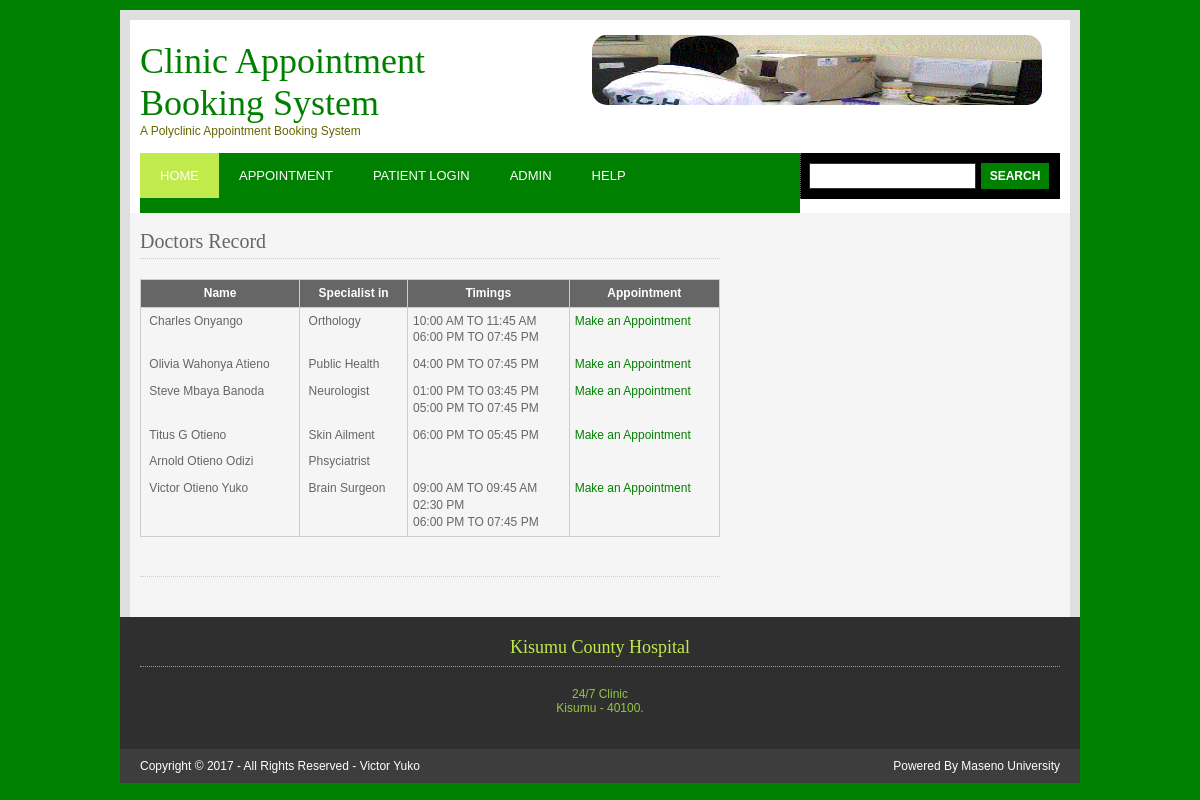
/appointment.php, run on the app's committed database.
### tables this page shows
CREATE TABLE IF NOT EXISTS `doctor` (
  `docid` bigint(4) NOT NULL AUTO_INCREMENT,
  `doctorname` varchar(50) NOT NULL,
  `quali` varchar(50) NOT NULL,
  `specialistin` varchar(50) NOT NULL,
  `contactno` varchar(20) NOT NULL,
  `emailid` varchar(50) NOT NULL,
  `biodata` text NOT NULL,
  `password` varchar(25) NOT NULL,
  PRIMARY KEY (`docid`)
);

CREATE TABLE IF NOT EXISTS `timings` (
  `docid` bigint(4) DEFAULT NULL,
  `timings` text NOT NULL,
  `fromtime` time DEFAULT NULL,
  `totime` time DEFAULT NULL,
  `session` varchar(25) DEFAULT NULL,
  `tstatus` varchar(25) DEFAULT NULL,
  KEY `docid` (`docid`)
);

### appointment.php (the view, shortened to what this page needs)
<?php
include("header.php");
include("dbconnection.php");
?>
<?php include("menu.php"); ?>
<div id="container">
  <div class="wrapper">
    <div id="content">
      <h2>Doctors Record</h2>
      <table summary="Summary Here" cellpadding="0" cellspacing="0">
        <thead>
          <tr>
            <th>Name</th>
            <th>Specialist in</th>
            <th>Timings</th>
            <th>Appointment</th>
          </tr>
        </thead>
        <tbody>
            <?php
			$result = $con->query("SELECT * FROM doctor");
while($row = mysqli_fetch_array($result))
  {
	echo "<tr>";
    echo "<td> &nbsp;".$row['doctorname']."</td>";
    echo "<td> &nbsp;".$row['specialistin']."</td>";
	echo "<td>";
	$resDapp = $con->query("SELECT * FROM timings WHERE docid='$row[docid]'");
while($row12 = mysqli_fetch_array($resDapp))
  			{
			 $timrec = $row12["timings"];
$wordChunks = explode(" ", $timrec);
for($i = 0; $i < count($wordChunks); $i++)
{
$time[$i] = $wordChunks[$i] ;
}
for($j = 0; $j < $i; $j++)
{
if($time[$j] == "09:00" || $time[$j] == "09:15" || $time[$j] == "09:30" || $time[$j] == "09:45" || $time[$j] == "10:00" || $time[$j] == "10:15" || $time[$j] == "10:30" || $time[$j] == "10:45" || $time[$j] == "11:00" || $time[$j] == "11:15" || $time[$j] == "11:30" || $time[$j] == "11:45")
{
	echo $time[$j]. " AM TO ";
	break;
}
}
for($j = $i; $j >= 0; $j--)
{
if($time[$j] == "11:45" || $time[$j] == "11:30" || $time[$j] == "11:15" || $time[$j] == "11:00" || $time[$j] == "10:45" || $time[$j] == "10:30" || $time[$j] == "10:15" || $time[$j] == "10:00" || $time[$j] == "09:45" || $time[$j] == "09:30" || $time[$j] == "09:15" || $time[$j] == "09:00")
{
	echo $time[$j]. " AM<br>";
	break;
}
}
for($j = 0; $j < $i; $j++)
{
if($time[$j] == "12:00" || $time[$j] == "12:15" || $time[$j] == "12:30" || $time[$j] == "12:45" || $time[$j] == "01:00" || $time[$j] == "01:15" || $time[$j] == "01:30" || $time[$j] == "01:45" || $time[$j] == "02:00" || $time[$j] == "02:15" || $time[$j] == "02:30" || $time[$j] == "02:45" || $time[$j] == "03:00" || $time[$j] == "03:15" || $time[$j] == "03:30" || $time[$j] == "03:45")
{
	echo $time[$j]. " PM TO ";
	break;
}
}
for($j = $i; $j >= 0; $j--)
{
if($time[$j] == "03:45" || $time[$j] == "03:30" || $time[$j] == "03:15" || $time[$j] == "03:00" || $time[$j] == "02:45" || $time[$j] == "02:30" || $time[$j] == "02:15" || $time[$j] == "02:00" || $time[$j] == "01:45" || $time[$j] == "01:30" || $time[$j] == "01:15" || $time[$j] == "01:00" || $time[$j] == "12:45" || $time[$j] == "12:30" || $time[$j] == "12:15" || $time[$j] == "12:00")
{
	echo $time[$j]. " PM<br>";
	break;
}
}
for($j = 0; $j < $i; $j++)
{
if($time[$j] == "04:00" || $time[$j] == "04:15" || $time[$j] == "04:30" || $time[$j] == "04:45" || $time[$j] == "05:00" || $time[$j] == "05:15" || $time[$j] == "05:30" || $time[$j] == "05:45" || $time[$j] == "06:00" || $time[$j] == "06:15" || $time[$j] == "06:30" || $time[$j] == "06:45" || $time[$j] == "07:00" || $time[$j] == "07:15" || $time[$j] == "07:30" || $time[$j] == "07:45")
{
	echo $time[$j]. " PM TO ";
	break;
}
}
for($j = $i; $j >= 0; $j--)
{
if($time[$j] == "07:45" || $time[$j] == "07:30" || $time[$j] == "07:15" || $time[$j] == "07:00" || $time[$j] == "06:45" || $time[$j] == "06:30" || $time[$j] == "06:15" || $time[$j] == "06:00" || $time[$j] == "05:45" || $time[$j] == "05:30" || $time[$j] == "05:15" || $time[$j] == "05:00" || $time[$j] == "04:45" || $time[$j] == "04:30" || $time[$j] == "04:15" || $time[$j] == "04:00")
{
	echo $time[$j]. " PM";
	break;
}
}
echo "</td>";
    echo "<td><a href='appointment.php?docid=$row[docid]&docname=$row[doctorname]&sptype=$row[specialistin]'>Make an Appointment</a></td>";
	echo "</tr>";
			}
  }
  ?>
        </tbody>
      </table>
      <h2>&nbsp;</h2>
</div>
    <br class="clear" />
  </div>
</div>
<?php
include("footer.php");
?>
<?php
include("copyright.php");
?>

### styles/layout.css (style rules this page uses)
body { margin:0; padding:10px 0 0 0; font-size:12px; font-family:verdana, Arial, Helvetica, sans-serif; color:#FFFFFF; background-color:#008000; }
a { outline:none; text-decoration:none; }
h1, h2, h3, h4, h5, h6 { margin:0 0 20px 0; padding:0 0 8px 0; font-size:20px; font-weight:normal; font-family:Georgia, "Times New Roman", Times, serif; border-bottom:1px dotted #DDDDDD; }
#header, #topbar, #featured_slide, #homecontent, #breadcrumb, #container, #footer, #copyright { margin:0 auto 0; display:block; width:960px; }
.wrapper { display:block; width:920px; padding:15px 10px; color:#666600; background-color:#FFFFFF; border-left:10px solid #DFDFDF; border-right:10px solid #DFDFDF; }
#container .wrapper { padding:20px 10px; line-height:1.4em; color:#666666; background-color:#F5F5F5; }
#container a { color:#008000; background-color:#F5F5F5; }
#container h1, #container h2, #container h3, #container h4, #container h5, #container h6 { padding-bottom:8px; border-bottom:1px dotted #CCCCCC; }
#content { display:block; float:left; width:580px; }

### styles/tables.css (style rules this page uses)
table { width:100%; border-collapse:collapse; table-layout:auto; vertical-align:top; margin-bottom:15px; border:1px solid #CCCCCC; }
table thead th { color:#FFFFFF; background-color:#666666; border:1px solid #CCCCCC; border-collapse:collapse; text-align:center; table-layout:auto; vertical-align:middle; }
table tbody td { vertical-align:top; border-collapse:collapse; border-left:1px solid #CCCCCC; border-right:1px solid #CCCCCC; }
table thead th, table tbody td { padding:5px; border-collapse:collapse; }

### data on the page
doctor: doctorname "Charles Onyango", specialistin "Orthology"
timings: j "10:00", j "11:45", j "06:00", j "07:45"
doctor: doctorname "Olivia Wahonya Atieno", specialistin "Public Health"
timings: j "04:00", j "07:45"
doctor: doctorname "Steve Mbaya Banoda", specialistin "Neurologist"
timings: j "01:00", j "03:45", j "05:00", j "07:45"
doctor: doctorname "Titus G Otieno", specialistin "Skin Ailment"
timings: j "06:00", j "05:45"
doctor: doctorname "Arnold Otieno Odizi", specialistin "Phsyciatrist"
doctor: doctorname "Victor Otieno Yuko", specialistin "Brain Surgeon"
timings: j "09:00", j "09:45", j "02:30", j "06:00", j "07:45"
